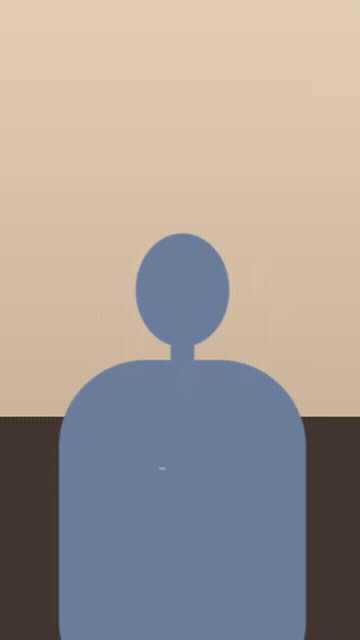
#> input picture overlays/orbit/previews/orbit.gif, 360 x 640 px, given in place of previews, which was not available
$ python orbit.py --video previews/orbit.gif --start 1.0 --end 1.0 --images previews
#> lines starting #> are read from the running program, lines starting #| are printed output that depends on the picture; after the words box and inside, x2 and y2 are one past the last pixel; in counts of white or black regions, pixels touching at a corner belong together
"""Orbit: image cards circle your head, passing BEHIND you at the top and IN FRONT of you at the bottom.

Usage:
  python overlays/orbit/orbit.py --video raw.mp4 --start 3 --end 6 --images "assets/charts/*b_after.png" -o out.mp4
Options:
  --center 590 950   head-ring centre in px (x y) on a 1080x1920 frame. Put y around chin level.
  --radius 450 330   ring size (x y). The bottom of the ring should pass below your chin.
  --masks DIR        use existing person masks m_000.png... instead of computing them with rembg.
Needs: ffmpeg, pillow, numpy, and `pip install rembg` (person cut-out) unless --masks is given.
"""
import argparse, glob, math, os, subprocess, tempfile, sys
from PIL import Image, ImageDraw, ImageFilter
sys.path.insert(0, os.path.join(os.path.dirname(__file__), "..", ".."))
from reelkit import sfx as SFX

def ease(x): x = max(0, min(1, x)); return x * x * (3 - 2 * x)

def make_card(path, cw=165, ch=293):
#> called with path = 'previews', cw = 165, ch = 293
    im = Image.open(path).convert("RGB"); w, h = im.size; t = cw / ch
#> after `w, h = im.size`: w = 360; h = 640
    if w / h > t: nw = int(h * t); im = im.crop(((w - nw) // 2, 0, (w - nw) // 2 + nw, h))
    else: nh = int(w / t); im = im.crop((0, (h - nh) // 2, w, (h - nh) // 2 + nh))
#> after `nh = int(w / t)`: nh = 639
    im = im.resize((cw, ch), Image.LANCZOS).convert("RGBA")
#> im: PIL image 165x293 RGBA
    m = Image.new("L", (cw, ch), 0); ImageDraw.Draw(m).rounded_rectangle([0, 0, cw - 1, ch - 1], radius=16, fill=255); im.putalpha(m)
#> after `m = Image.new('L', (cw, ch), 0)`: m: PIL image 165x293 L; every value is 0
#> after `ImageDraw.Draw(m).rounded_rectangle([0, 0, cw - 1, ch - 1], radius=16,`:
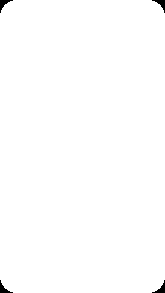
#> m: PIL image 165x293 L; 99.5% white; 4 black regions, box (x1, y1, x2, y2) and area: (0, 0, 13, 13) 61, (152, 0, 165, 13) 61, (0, 280, 13, 293) 61, (152, 280, 165, 293) 61
    pad = 24; sh = Image.new("RGBA", (cw + 2 * pad, ch + 2 * pad), (0, 0, 0, 0))
#> after `sh = Image.new('RGBA', (cw + 2 * pad, ch + 2 * pad), (0, 0, 0, 0))`: sh: PIL image 213x341 RGBA; every value is 0
    ImageDraw.Draw(sh).rounded_rectangle([pad, pad + 6, pad + cw, pad + ch + 6], radius=16, fill=(0, 0, 0, 120))
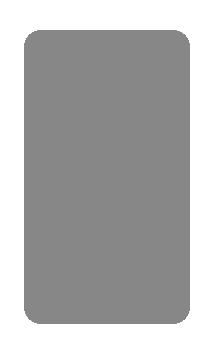
#> sh: PIL image 213x341 RGBA; mean R, G, B, A 0, 0, 0, 80.2; transparent parts drawn white
    sh = sh.filter(ImageFilter.GaussianBlur(10)); sh.alpha_composite(im, (pad, pad))
#> after `sh = sh.filter(ImageFilter.GaussianBlur(10))`:
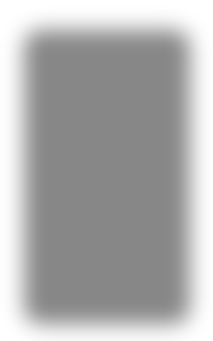
#> sh: PIL image 213x341 RGBA; mean R, G, B, A 0, 0, 0, 80.2; transparent parts drawn white
#> after `sh.alpha_composite(im, (pad, pad))`:
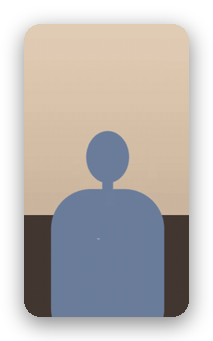
#> sh: PIL image 213x341 RGBA; mean R, G, B, A 108.4, 103.2, 100.3, 175.6; transparent parts drawn white
    ImageDraw.Draw(sh).rounded_rectangle([pad, pad, pad + cw - 1, pad + ch - 1], radius=16, outline=(255, 255, 255, 230), width=4)
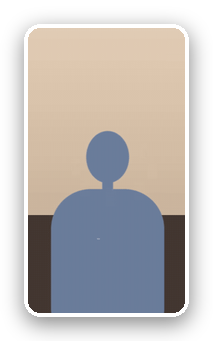
#> sh: PIL image 213x341 RGBA; mean R, G, B, A 112.8, 108.3, 106, 174.4; transparent parts drawn white
    return sh

def render_frame(fr, mask, t, dur, cards, cx, cy, rx, ry, spin=2.8):
    person = fr.copy(); person.putalpha(mask)
    a = ease(t / 0.45) * (1 - ease((t - (dur - 0.45)) / 0.45)); items = []
    for k, c in enumerate(cards):
        th = 2 * math.pi * k / len(cards) + 2 * math.pi * t / spin; r = 0.55 + 0.45 * a
        x = cx + rx * math.cos(th) * r; y = cy + ry * math.sin(th) * r; depth = math.sin(th)
        sc = (0.8 + 0.25 * (depth + 1) / 2) * (0.4 + 0.6 * a); items.append((depth, x, y, sc, c))
    out = fr.copy()
    for front in (False, True):
        for depth, x, y, sc, c in sorted(items, key=lambda z: z[0]):
            if (depth > 0.15) != front: continue
            cc = c.resize((int(c.width * sc), int(c.height * sc)), Image.BILINEAR)
            if a < 0.999: cc.putalpha(cc.getchannel("A").point(lambda p: int(p * a)))
            out.alpha_composite(cc, (int(x - cc.width / 2), int(y - cc.height / 2)))
        if not front: out.alpha_composite(person)
    return out

def main():
    ap = argparse.ArgumentParser(); ap.add_argument("--video", required=True); ap.add_argument("-o", default="orbit.mp4")
    ap.add_argument("--start", type=float, required=True); ap.add_argument("--end", type=float, required=True)
    ap.add_argument("--images", required=True); ap.add_argument("--center", type=int, nargs=2, default=[590, 950])
    ap.add_argument("--radius", type=int, nargs=2, default=[450, 330]); ap.add_argument("--masks")
    a = ap.parse_args(); dur = a.end - a.start
    cards = [make_card(p) for p in sorted(glob.glob(a.images))[:8]]
#> cards = 1 item
    tmp = tempfile.mkdtemp()
    subprocess.run(["ffmpeg", "-loglevel", "error", "-y", "-ss", str(a.start), "-t", str(dur), "-i", a.video,
                    "-vf", "fps=30,scale=1080:1920", os.path.join(tmp, "f_%03d.png")], check=True)
#> (this line was passed over: subprocess is not available in this run)
    frames = sorted(glob.glob(os.path.join(tmp, "f_*.png")))
    if not a.masks:
        from rembg import remove, new_session
        sess = new_session("u2net_human_seg")
    for i, f in enumerate(frames):
        fr = Image.open(f).convert("RGBA")
        if a.masks: mask = Image.open(os.path.join(a.masks, f"m_{i:03d}.png")).convert("L")
        else: mask = remove(fr.convert("RGB"), session=sess, only_mask=True).convert("L")
        render_frame(fr, mask, i / 30, dur, cards, *a.center, *a.radius).convert("RGB").save(f.replace("f_", "o_"))
    seg = os.path.join(tmp, "seg.mp4")
    subprocess.run(["ffmpeg", "-loglevel", "error", "-y", "-framerate", "30", "-i", os.path.join(tmp, "o_%03d.png"),
                    "-c:v", "libx264", "-crf", "14", "-pix_fmt", "yuv420p", seg], check=True)
    total = float(subprocess.run(["ffprobe", "-v", "error", "-show_entries", "format=duration", "-of", "csv=p=0", a.video], capture_output=True, text=True).stdout)
    SFX.save(SFX.render([{"t": a.start, "type": "whoosh", "dur": 0.6}, {"t": a.end - 0.45, "type": "whoosh", "dur": 0.5}], total), os.path.join(tmp, "s.wav"))
    subprocess.run(["ffmpeg", "-loglevel", "error", "-y", "-i", a.video, "-i", seg, "-i", os.path.join(tmp, "s.wav"), "-filter_complex",
        f"[0:v]fps=30,scale=1080:1920[b];[1:v]setpts=PTS-STARTPTS+{a.start}/TB[o];[b][o]overlay=0:0:enable='between(t,{a.start},{a.end - 0.01})':eof_action=pass,format=yuv420p[v];"
        "[2:a]volume=0.35,aresample=48000[s];[0:a]aresample=48000[a];[a][s]amix=inputs=2:normalize=0:duration=first[aout]",
        "-map", "[v]", "-map", "[aout]", "-c:v", "libx264", "-preset", "slow", "-crf", "17", "-c:a", "aac", "-movflags", "+faststart", a.o], check=True)
    print("->", a.o)

if __name__ == "__main__": main()
#> (the call stopped at in main, `sess = new_session("u2net_human_seg")`: rembg is not available in this run)
